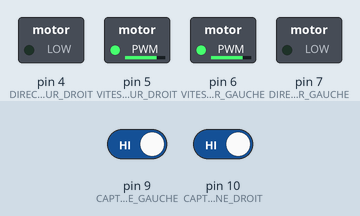
The sketch below on a simulated Arduino Uno, built with avr-gcc and run on an emulated ATmega328P. Shown: switched loads named in the sketch (green lamp = pin HIGH). Inputs (shaded band) come from the test bench; at power-on: pin 9 (CAPTEUR_LIGNE_GAUCHE) HIGH, pin 10 (CAPTEUR_LIGNE_DROIT) HIGH.

Above: at 1.2 s.
1.3 s: pin 9 (CAPTEUR_LIGNE_GAUCHE) driven LOW
At 2.2 s:
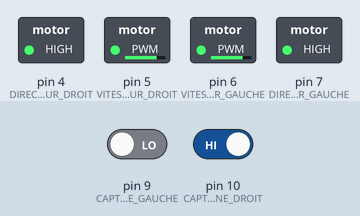
2.8 s: pin 10 (CAPTEUR_LIGNE_DROIT) driven LOW
At 3.4 s:
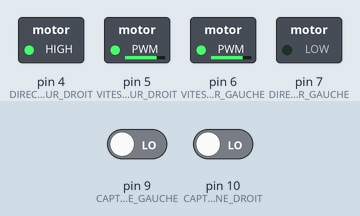
4.3 s: pin 10 (CAPTEUR_LIGNE_DROIT) driven HIGH
At 5.5 s:
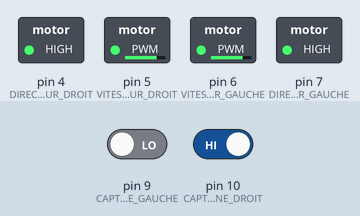
5.8 s: pin 9 (CAPTEUR_LIGNE_GAUCHE) driven HIGH
At 6.8 s:
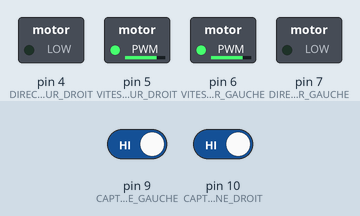
Timing chart, 0 to 8.3 s (numbered marks = the images above; inputs shaded):
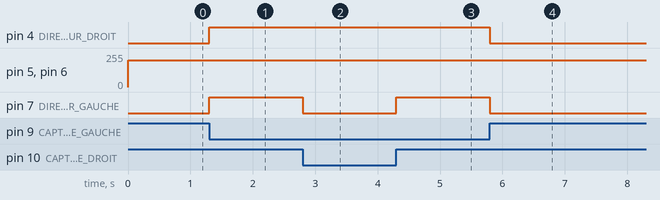

Measured:
- after the input at 1.3 s, pin 4 (DIRECTION_MOTEUR_DROIT), pin 7 (DIRECTION_MOTEUR_GAUCHE): LOW → HIGH at once
- after the input at 2.8 s, pin 7 (DIRECTION_MOTEUR_GAUCHE): HIGH → LOW at once
- after the input at 4.3 s, pin 7 (DIRECTION_MOTEUR_GAUCHE): LOW → HIGH at once
- after the input at 5.8 s, pin 4 (DIRECTION_MOTEUR_DROIT), pin 7 (DIRECTION_MOTEUR_GAUCHE): HIGH → LOW at once

The sketch:

suiviLigne.ino
```cpp
// Numéro des pattes commandant les moteurs
int VITESSE_MOTEUR_DROIT = 5;
int DIRECTION_MOTEUR_DROIT = 4;
int VITESSE_MOTEUR_GAUCHE = 6;
int DIRECTION_MOTEUR_GAUCHE = 7;
// Constantes pour la direction des moteurs
int AVANT = 0;
int ARRIERE = 1;

// HIGH = blanc et LOW = noir
int CAPTEUR_LIGNE_DROIT = 10;
int CAPTEUR_LIGNE_GAUCHE = 9;
int NOIR = LOW;
int BLANC = HIGH;

void setup() {
  // configuration des pattes des moteurs
  pinMode(VITESSE_MOTEUR_DROIT, OUTPUT);
  pinMode(DIRECTION_MOTEUR_DROIT, OUTPUT);
  pinMode(VITESSE_MOTEUR_GAUCHE, OUTPUT);
  pinMode(DIRECTION_MOTEUR_GAUCHE, OUTPUT);
  // Configuration les pattes du capteur de ligne
  pinMode(CAPTEUR_LIGNE_DROIT, INPUT);
  pinMode(CAPTEUR_LIGNE_GAUCHE, INPUT);
  // on doit appuyer sur le bouton pour démarrer
  while (analogRead(7) > 512) {
  }
}

void loop() {
  if ( (digitalRead(CAPTEUR_LIGNE_DROIT)==NOIR) && (digitalRead(CAPTEUR_LIGNE_GAUCHE)==NOIR) ) {
    moteurDroit(200, AVANT);
    moteurGauche(200, AVANT);
  }
  else if ( (digitalRead(CAPTEUR_LIGNE_DROIT)==BLANC) && (digitalRead(CAPTEUR_LIGNE_GAUCHE)==NOIR) ) {
    moteurDroit(200, AVANT);
    moteurGauche(200, ARRIERE);
  }
  else if ( (digitalRead(CAPTEUR_LIGNE_DROIT)==NOIR) && (digitalRead(CAPTEUR_LIGNE_GAUCHE)==BLANC) ) {
    moteurDroit(200, ARRIERE);
    moteurGauche(200, AVANT);
  }
  else {
    moteurDroit(200, ARRIERE);
    moteurGauche(200, AVANT);
  }
}

void moteurDroit(int vitesse, int direction) {
  if (direction == AVANT) {
    digitalWrite(DIRECTION_MOTEUR_DROIT, HIGH);
  } else {
    digitalWrite(DIRECTION_MOTEUR_DROIT, LOW);
  }
  analogWrite(VITESSE_MOTEUR_DROIT, vitesse);
}

void moteurGauche(int vitesse, int direction) {
  if (direction == AVANT) {
    digitalWrite(DIRECTION_MOTEUR_GAUCHE, LOW);
  } else {
    digitalWrite(DIRECTION_MOTEUR_GAUCHE, HIGH);
  }
  analogWrite(VITESSE_MOTEUR_GAUCHE, vitesse);
}
```
